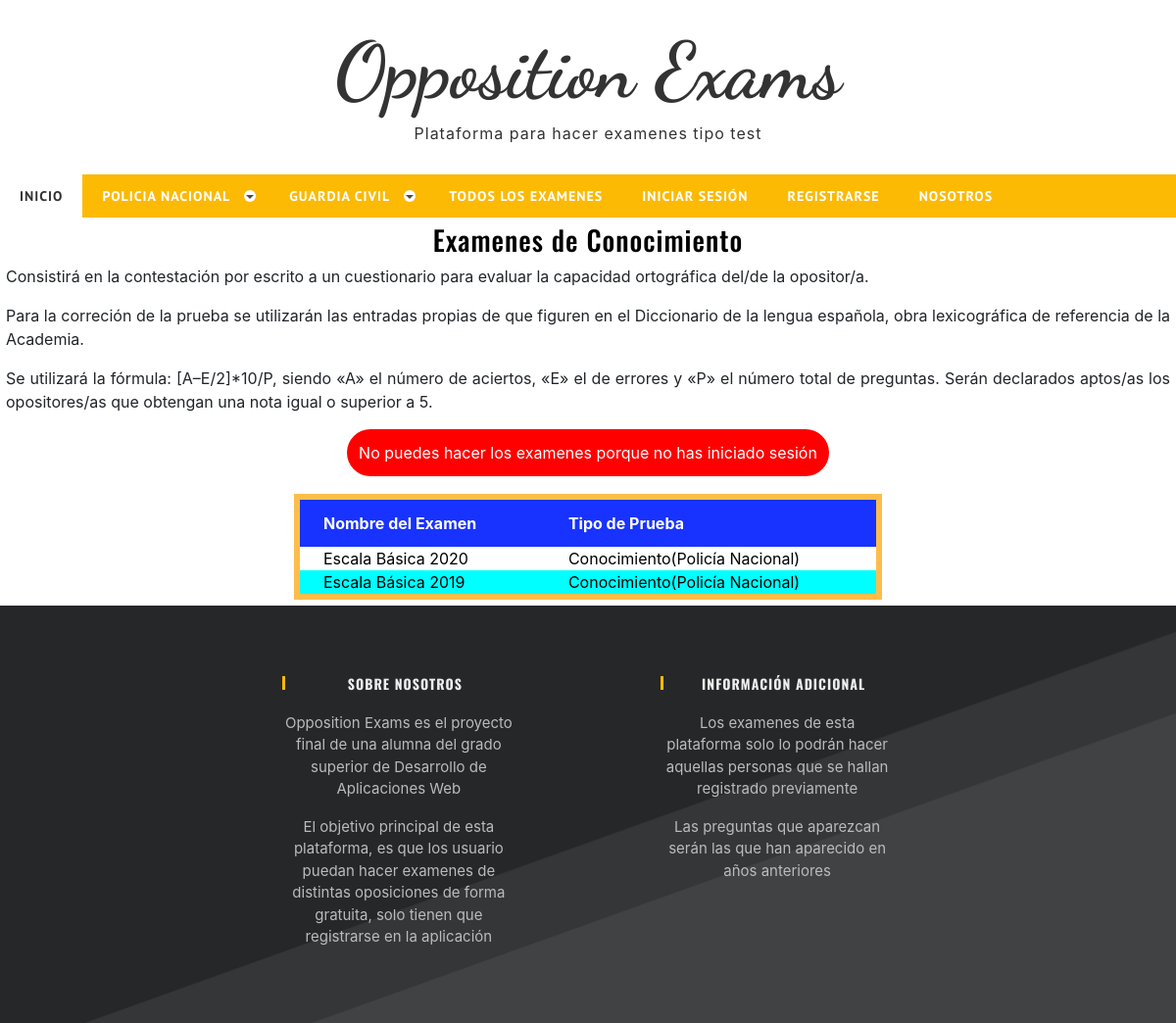
The page /oppositionexams/policia/conocimiento/ on the database its author committed.
### examenes/models.py (models this page shows, shortened)
class Examen(models.Model):
    nombre = models.CharField(max_length=250)
    categoria = models.ForeignKey(Categoria, null=True, blank=True, verbose_name=_("Categoría"), on_delete= models.CASCADE)
    sub_categoria = models.ForeignKey(SubCategoria, null=True, blank=True, verbose_name=_("Sub-Categoría"), on_delete= models.CASCADE)
    numero_de_preguntas = models.IntegerField()
    tiempo = models.IntegerField(help_text="Duración del examen en minutos")
    puntuacion_para_pasar = models.IntegerField(help_text="Puntuación necesaria para aprobar")
    class Meta:
        verbose_name_plural=_("Examenes")

class SubCategoria(models.Model):
    sub_categoria = models.CharField(verbose_name=_("Sub-Categoría"),max_length=250,blank=True, null=True)
    categoria = models.ForeignKey(Categoria, null=True, blank=True, verbose_name=_("Categoría"), on_delete=models.CASCADE)
    objects = CategoriaManager()
    class Meta:
        verbose_name=_("Sub-Categoría")
        verbose_name_plural=_("Sub-Categorias")
    def __str__(self):
        return self.sub_categoria+"("+self.categoria.categoria+")"

class Categoria(models.Model):
    categoria = models.CharField(verbose_name=_("Categoría"),max_length=250,blank=True,unique=True,null=True)
    objects = CategoriaManager()
    class Meta:
        verbose_name=_("Categría")
        verbose_name_plural=_("Categorias")

### examenes/views.py (the view)
def policia_conociiento(request):
    examen = Examen.objects.filter(categoria=1)
    examen_policia=examen.filter(sub_categoria=1)
    context = {'examen_policia':examen_policia}
    return render(request,'oppositionexams/pconocimiento.html',context)

### examenes/templates/oppositionexams/pconocimiento.html (shortened to what this page needs)
{% extends "base_generic.html" %}
{% load static %}
{% block scripts %}
{% if user.is_authenticated %}
<script src="{% static 'js/main.js' %}" defer></script>
<link rel="stylesheet" href="{% static 'css/prueba.css' %}">
{% else %}
<link rel="stylesheet" href="{% static 'css/prueba.css' %}">
{% endif %}
{% endblock scripts %}
{% block content %}
{% if user.is_authenticated %}
  <div class="modal fade" id="quizStartModal" tabindex="-1" aria-labelledby="exampleModalLabel" aria-hidden="true" style="position: absolute;">
    <div class="modal-dialog">
      <div class="modal-content">
        <div class="modal-header">
          <h5 class="modal-title" id="exampleModalLabel">Test</h5>
          <button type="button" class="close" data-dismiss="modal" aria-label="Close">
            <span aria-hidden="true">&times;</span>
          </button>
        </div>
        <div class="modal-body" id="modal-body-confirm">
        </div>
        <div class="modal-footer">
          <button type="button" class="btn btn-danger" data-dismiss="modal">Cerrar</button>
          <button type="button" id ="start-button" class="btn btn-success">Empezar</button>
        </div>
      </div>
    </div>
  </div>
  <div class="alinear">
    <h3>Examenes de Conocimiento</h3>
    <p>Consistirá en la contestación por escrito a un cuestionario para evaluar la capacidad ortográfica del/de la opositor/a.</p>
    <p>Para la correción de la prueba se utilizarán las entradas propias de que figuren en el Diccionario de la lengua española, obra
      lexicográfica de referencia de la Academia.
    </p>
    <p>
      Se utilizará la fórmula: [A–E/2]*10/P, siendo «A» el número de aciertos, «E» el de errores y «P» el número total de preguntas. Serán declarados aptos/as los opositores/as que obtengan una nota igual o superior a 5.
    </p>
    </div>
  <br>
  <table id="tabla" style="border-bottom: 0.5vw solid #FEBD4B;border-top: 0.5vw solid #FEBD4B;border-left: 0.5vw solid #FEBD4B;border-right: 0.5vw solid #FEBD4B;">
    <thead>
      <tr>
        <th style="background-color: rgb(24, 51, 255);padding-left:2vw;">Nombre del Examen</th>
        <th style="background-color: rgb(24, 51, 255);padding-left:2vw;">Tipo de Prueba</th>
      </tr>
    </thead>
    <tbody>
      {% for obj in examen_policia %}
      <tr>
        <td style="padding-left:2vw;border-bottom: 0.5vw solid #FEBD4B;">  <button class="btn btn-linl modal-button"
          data-pk="{{ obj.pk }}"
          data-examen="{{ obj.nombre }}"
          data-preguntas="{{ obj.numero_de_preguntas }}"
          data-tiempo="{{ obj.tiempo }}"
          data-pasar="{{ obj.puntuacion_para_pasar }}"
          data-toggle="modal"
          data-target='#quizStartModal'
        >
        {{obj.nombre}}
        </button></td>
        <td style="padding-left:2vw;border-bottom: 0.5vw solid #FEBD4B;padding-top: 0.4vw;">{{obj.sub_categoria}}</td>
      </tr>
      {% endfor %}
    </tbody>
  </table>
{% else %}
<div class="alinear">
<h3>Examenes de Conocimiento</h3>
<p>Consistirá en la contestación por escrito a un cuestionario para evaluar la capacidad ortográfica del/de la opositor/a.</p>
<p>Para la correción de la prueba se utilizarán las entradas propias de que figuren en el Diccionario de la lengua española, obra
  lexicográfica de referencia de la Academia.
</p>
<p>
  Se utilizará la fórmula: [A–E/2]*10/P, siendo «A» el número de aciertos, «E» el de errores y «P» el número total de preguntas. Serán declarados aptos/as los opositores/as que obtengan una nota igual o superior a 5.
</p>
</div>
<div style="background-color: red;color:white ;width: max-content;padding: 1vw;border-radius: 5vw;display: inline-block;
margin-bottom: 1vw;">No puedes hacer los examenes porque no has iniciado sesión</div>
<br>
<table id="tabla" style="border-bottom: 0.5vw solid #FEBD4B;border-top: 0.5vw solid #FEBD4B;border-left: 0.5vw solid #FEBD4B;border-right: 0.5vw solid #FEBD4B;">
  <thead>
    <tr>
      <th style="background-color: rgb(24, 51, 255);padding-left:2vw;">Nombre del Examen</th>
      <th style="background-color: rgb(24, 51, 255);padding-left:2vw;">Tipo de Prueba</th>
    </tr>
  </thead>
  <tbody>
    {% for obj in examen_policia %}
    <tr>
      <td style="padding-left:2vw;">{{obj.nombre}}</td>
      <td style="padding-left:2vw;">{{obj.sub_categoria}}</td>
    </tr>
    {% endfor %}
  </tbody>
</table>
{% endif %}
{% endblock content %}

### static/css/prueba.css (style rules this page uses)
.alinear h3 { text-align: center; }
td { color: black; padding: 0.5vw; margin: 0.5vw; }
th { background: #FEBD4B; }
#tabla tr:nth-child(even) { background-color: aqua; }

### static/css/style.css (style rules this page uses)
a,abbr,acronym,address,applet,article,aside,audio,b,blockquote,big,body,center,canvas,caption,cite,code,command,datalist,dd,del,details,dfn,dl,div,dt,em,embed,fieldset,figcaption,figure,font,footer,form,h1,h2,h3,h4,h5,h6,header,hgroup,html,i,iframe,img,ins,kbd,keygen,label,legend,li,meter,nav,object,ol,output,p,pre,progress,q,s,samp,section,small,span,source,strike,strong,sub,sup,table,tbody,tfoot,thead,th,tr,tdvideo,tt,u,ul,var { background:transparent;border:0 none;font-size:100%;margin:0;padding:0;border:0;outline:0;vertical-align:top; }
table, table td { padding:0;border:none;border-collapse:collapse; }
* { -webkit-box-sizing: border-box; -moz-box-sizing: border-box; box-sizing: border-box; }
html { -webkit-text-size-adjust: none; }
h3, h4 { font-size: 20px;line-height: 20px; }
h1, h2, h3, h4, h5, h6 { clear: both;hyphens: auto; color: #000;line-height: 1.2;font-family: 'Oswald', sans-serif;letter-spacing: 1px; }
p { margin: 10px 0; }
html, body { width:100%; padding:0; margin:0; }
body { font: 16px/26px Arial, Helvetica, sans-serif;font-family: 'Crimson Text', serif;background: #fff; }

### examenes/templates/base_generic.html (style rules this page uses)
.alinear { text-align:justify; margin: 0.5vw; }
table { border-collapse: collapse; width: 50%; margin-left: 25%; margin-top: 0.5vw; margin-bottom: 0.5vw; }
th,td { text-align: left; padding: 1vw; }
tr:nth-child(even) { background-color: grey; }
th { background-color: black; color:white }

### rows shown on the page
Examen: nombre "Escala Básica 2020", sub_categoria "Conocimiento(Policía Nacional)"
Examen: nombre "Escala Básica 2019", sub_categoria "Conocimiento(Policía Nacional)"
